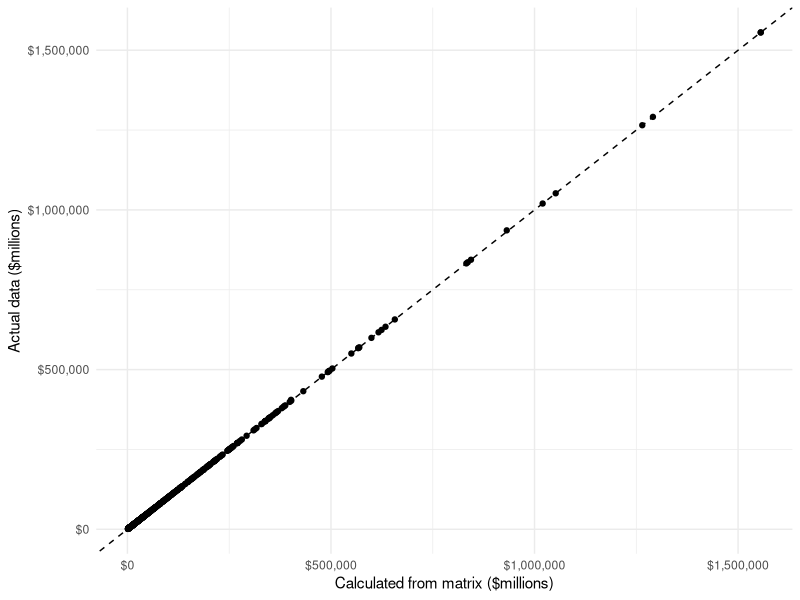

Write the R code that produced this figure.
library(tidyverse)
library(readxl)
# these will help a LOT. all available as of Nov 2025.
# reference text 1: data/raw/input-output-tables/reference_text_1.pdf
# reference text 2: data/raw/input-output-tables/reference_text_2.pdf
# reference text 3: data/raw/input-output-tables/reference_text_3.pdf

# these will help too
exclude_codes = c( "4200ID", "S00401","S00402","S00300","S00900","T005","V00100","V00200","V00300","T006","T008","T005","V00100","T00OTOP","V00300","VABAS","T018","T00TOP","T00SUB","VAPRO","T017" )

commodity_dictionary = 
  read_excel(
    "data/raw/input-output-tables/detail-level/use.xlsx",
    sheet = '2017',
  skip = 5 ) |> 
  select(`Code`,`Commodity Description`)

dictionary = 
  read_excel(
    "data/raw/input-output-tables/detail-level/supply.xlsx",
    sheet = '2017',
    skip = 4,
  n_max = 1) |> 
    select(!`Commodities/Industries`:...2) |> 
    t() %>%
    tibble(
      `Industry Description` = rownames(.),
      Code = .
    ) |> 
  full_join( commodity_dictionary ) |> 
  select(Code, `Industry Description`, `Commodity Description`)

# uses IO data from BEA for 2017, see: https://www.bea.gov/itable/input-output
use_df = 
  read_excel(
    "data/raw/input-output-tables/detail-level/use.xlsx",
    sheet = '2017',
    skip = 5
  ) |> 
  mutate( across(everything(), ~replace_na(.,0))) 

use_matrix_total = 
  filter( use_df, !grepl("V|T",Code) ) |> 
  select( `1111A0`:`S00203`) |>
  mutate( across(everything(), ~replace_na(.,0))) |> 
  as.matrix() |> 
  unname()

use_matrix = 
  filter( use_df, !(Code %in% exclude_codes) ) |> 
  select( `1111A0`:`S00203`, -`4200ID`) |>
  mutate( across(everything(), ~replace_na(.,0))) |> 
  as.matrix() |> 
  unname()

supply_df = 
  read_excel(
    "data/raw/input-output-tables/detail-level/supply.xlsx",
    sheet = '2017',
    skip = 5
  )|> 
  mutate( across(everything(), ~replace_na(.,0))) 

imports_col = 
  supply_df$MCIF[!(supply_df$Code %in% exclude_codes)] + 
  supply_df$MADJ[!(supply_df$Code %in% exclude_codes)]

make_matrix_total = 
  filter(supply_df, !Code %in% c("4200ID","T017") ) |> 
  select( `1111A0`:`S00203`,-`4200ID`) |>
  as.matrix() |> 
  t()

make_matrix = 
  filter(supply_df, !Code %in% exclude_codes ) |> 
  select( `1111A0`:`S00203`,-`4200ID`) |>
  as.matrix() |> 
  t()

industry_output_col = 
  use_df |>
  filter(Code == "T018") |> 
  select(`1111A0`:`S00203`, -`4200ID`) |> 
  as.numeric()

#scrap_col = 
#  filter( supply_df, Code == "S00401" ) |> 
#  select(`1111A0`:`S00203`, -`4200ID`) |> 
#  as.numeric()
#
#industry_output_col = 
#  industry_output_total - scrap_col
#
#nonscrap_ratio = industry_output_col/industry_output_total
#
#nonscrap_ratio_hat = diag(nonscrap_ratio)
#nonscrap_ratio_hat.inv = solve(nonscrap_ratio_hat)

g_hat = diag(industry_output_col)
g_hat.inv = solve(g_hat)

commodity_output_col = 
  supply_df$T007[!(supply_df$Code %in% exclude_codes)]

q_hat = 
  diag(commodity_output_col)
q_hat.inv =
  solve(q_hat)

direct_input_coef_matrix = 
  use_matrix%*%g_hat.inv

# BEA adjusts the supply table for scrap already, no need for us to adjust this make matrix
mkt_share_matrix = 
  make_matrix%*%q_hat.inv

direct_coef_matrix = 
  direct_input_coef_matrix%*%mkt_share_matrix

com_total_req_matrix_uninv = 
  diag(nrow(direct_coef_matrix)) - direct_coef_matrix
com_total_req_matrix = # commodity x commodity
  solve(com_total_req_matrix_uninv)

#comp_total_req_matrix = 
#  read_excel(
#    "data/raw/input-output-tables/detail-level/com-com_total_requirement.xlsx", 
#    sheet = '2017',skip = 4
#  ) |> 
#  filter( Code != "T010" ) |> 
#  select(`1111A0`:`S00900`) |> 
#  unname() |> 
#  as.matrix()
#
#error_matrix = 
#  comp_total_req_matrix[-c(400:401),-c(400:401)] - total_req_matrix

ind_com_total_req_matrix = # industry x commodity
  mkt_share_matrix%*%com_total_req_matrix

ind_total_req_matrix = # industry x industry
  mkt_share_matrix%*%direct_input_coef_matrix

# validating the total requirements tables
# see last paragraph on p.'12-14' of reference text 1
final_uses_purchaser_value = # same as adding up final uses, BUt it is in puchaser prices
  use_df$T019[!(use_df$Code %in% exclude_codes)] - 
  use_df$T001[!(use_df$Code %in% exclude_codes)]

# a hard lesson learned; BEA chooses purchasers prices for us in this "redefined" use table
# headaches caused by not adjusting for this

purch_price_adj = # allows us to convert to the producer prices used in make_matrix
  (supply_df$T014[!(supply_df$Code %in% exclude_codes)] + 
    supply_df$T015[!(supply_df$Code %in% exclude_codes)] )

final_uses_col = # if we don't do this the validation won't be correct
  final_uses_purchaser_value -
  purch_price_adj -
  imports_col

tot_req_validate_df = 
  tibble(
    check_column = 
      c(
      as.numeric(com_total_req_matrix%*%final_uses_col ), 
      as.numeric(ind_com_total_req_matrix%*%final_uses_col )
    ),
    actual_column = c(commodity_output_col, industry_output_col),
    error_rate_vs_actual = (check_column/actual_column) - 1,
    error_z = abs(check_column - actual_column),
    output_type = 
      c(
      rep("commodity", length(commodity_output_col)), 
      rep("industry", length(industry_output_col))
     )
  )

ggplot( tot_req_validate_df, aes( x = check_column, y = actual_column) ) + 
  geom_point() + 
  geom_abline(slope = 1, intercept = 0, linetype = 2) +
  labs( x = "Calculated from matrix ($millions)", y = "Actual data ($millions)") +
  scale_x_continuous(labels = scales::dollar_format()) +
  scale_y_continuous(labels = scales::dollar_format()) +
  theme_minimal()

# just an error plot
#ggplot( tot_req_validate_df, aes( x = error_rate_vs_actual, fill = output_type) ) + 
#  geom_histogram( bins = 20, color = NA, position = 'dodge') + 
#  labs( x = "Error rate (% from actual)", y = "Number of output categories", fill = "Output type") +
#  scale_x_continuous(labels = scales::percent_format()) +
#  theme_minimal()

lm( actual_column ~ check_column, tot_req_validate_df ) |> summary()

# plots of errors compared to official BEA total requirements matrix
# feel free to comment these out if not needed

#com_comp_total_req_matrix = 
#  readxl::read_excel(
#    "data/raw/input-output-tables/detail-level/com-com_total_requirement.xlsx",
#    sheet = '2017',
#    skip = 4
#  ) |> 
#  filter( !(Code %in% c(exclude_codes,"T010") )) |> 
#  select(`1111A0`:`S00203`,-`4200ID`) |> 
#  as.matrix()
#
#com_error_matrix =  # commodity x commodity
#  com_comp_total_req_matrix - com_total_req_matrix
#
#ind_com_comp_total_req_matrix = 
#  readxl::read_excel(
#    "data/raw/input-output-tables/detail-level/ind-com_total_requirement.xlsx",
#    sheet = '2017',
#    skip = 4
#  ) |> 
#  filter( !(Code %in% c(exclude_codes,"T010") )) |> 
#  select(`1111A0`:`S00203`,-`4200ID`) |> 
#  as.matrix()
#
#ind_com_error_matrix = 
#  ind_com_comp_total_req_matrix - ind_com_total_req_matrix
#
#ind_comp_total_req_matrix = 
#    readxl::read_excel(
#    "data/raw/input-output-tables/detail-level/ind-ind_total_requirement.xlsx",
#    sheet = '2017',
#    skip = 4
#  ) |> 
#  filter( Code != "T009", Code != "4200ID" ) |> 
#  select(!1:2, -`4200ID`) |> 
#  as.matrix()
#
#ind_error_matrix = 
#  ind_comp_total_req_matrix - ind_total_req_matrix
#
#hist(
#  com_error_matrix,
#  breaks = 30,
#  xlab = "Deviation from BEA",
#  ylab = "Number of matrix entries",
#  main = "Commodity-by-commodity requirement table error"
#)
#text(0.4, 5e4, bquote(sigma == .(round(sd(as.vector(com_error_matrix)), 5 ))))
#
#hist(
#  ind_com_error_matrix,
#  breaks = 30,
#  xlab = "Deviation from BEA",
#  ylab = "Number of matrix entries",
#  main = "Industry-by-commodity requirement table error"
#)
#text(0.35, 50000, bquote(sigma == .(round(sd(as.vector(ind_com_error_matrix)), 5 ))))
#
#hist(
#  ind_error_matrix,
#  breaks = 30,
#  xlab = "Deviation from BEA",
#  ylab = "Number of matrix entries",
#  main = "Industry-by-industry requirement table error"
#)
#text(0.95, 60000, bquote(sigma == .(round(sd(as.vector(ind_error_matrix)), 5 ))))
#
#tibble(
#  computed = as.vector(ind_total_req_matrix),
#  bea = as.vector(ind_comp_total_req_matrix)
#) |> 
#  ggplot( aes( x = computed, y = bea)) + 
#  geom_point() + 
#  geom_abline(slope = 1, intercept = , linetype = 2) + 
#  theme_minimal()
#
#tibble(
#  computed = as.vector(ind_com_total_req_matrix),
#  bea = as.vector(ind_com_comp_total_req_matrix)
#) |> 
#  lm( formula = bea ~ computed ) |> summary()
